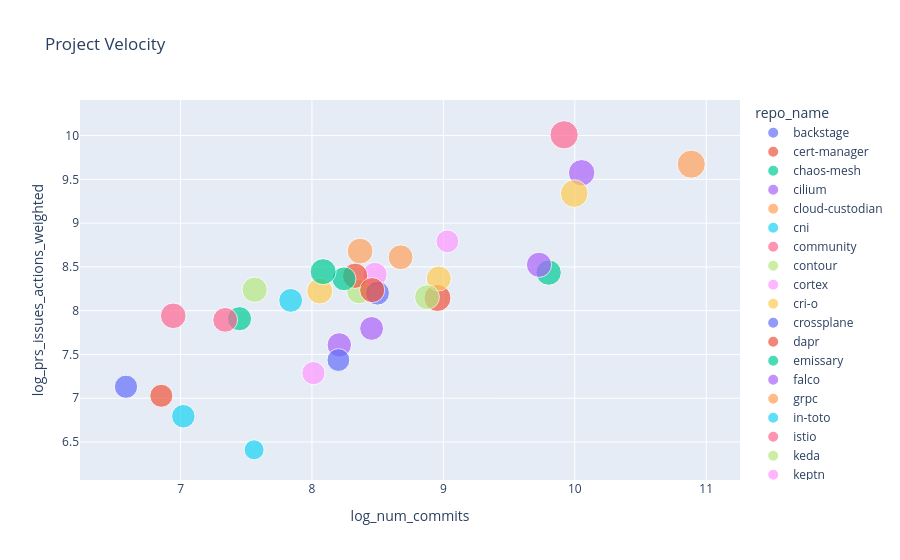

The code cell stored with this chart in its notebook:
### Code cell
fig.show()

### Figure 1 — Plotly figure (JSON) as saved in the notebook; plotly's stock layout.template omitted (floating-point values rounded to 4 significant figures)
{"data": [{"customdata": [["backstage"]], "hovertemplate": "repo_name=%{customdata[0]}<br>log_num_commits=%{x}<br>log_prs_issues_actions_weighted=%{y}<br>log_num_contrib=%{marker.size}<extra></extra>", "legendgroup": "backstage", "marker": {"color": "#636efa", "size": [7.433], "sizemode": "area", "sizeref": 0.02156, "symbol": "circle"}, "mode": "markers", "name": "backstage", "orientation": "v", "showlegend": true, "type": "scatter", "x": [10.61], "xaxis": "x", "y": [null], "yaxis": "y"}, {"customdata": [["cert-manager"]], "hovertemplate": "repo_name=%{customdata[0]}<br>log_num_commits=%{x}<br>log_prs_issues_actions_weighted=%{y}<br>log_num_contrib=%{marker.size}<extra></extra>", "legendgroup": "cert-manager", "marker": {"color": "#EF553B", "size": [7.87], "sizemode": "area", "sizeref": 0.02156, "symbol": "circle"}, "mode": "markers", "name": "cert-manager", "orientation": "v", "showlegend": true, "type": "scatter", "x": [8.955], "xaxis": "x", "y": [8.145], "yaxis": "y"}, {"customdata": [["chaos-mesh"]], "hovertemplate": "repo_name=%{customdata[0]}<br>log_num_commits=%{x}<br>log_prs_issues_actions_weighted=%{y}<br>log_num_contrib=%{marker.size}<extra></extra>", "legendgroup": "chaos-mesh", "marker": {"color": "#00cc96", "size": [6.332], "sizemode": "area", "sizeref": 0.02156, "symbol": "circle"}, "mode": "markers", "name": "chaos-mesh", "orientation": "v", "showlegend": true, "type": "scatter", "x": [7.448], "xaxis": "x", "y": [7.908], "yaxis": "y"}, {"customdata": [["cilium"]], "hovertemplate": "repo_name=%{customdata[0]}<br>log_num_commits=%{x}<br>log_prs_issues_actions_weighted=%{y}<br>log_num_contrib=%{marker.size}<extra></extra>", "legendgroup": "cilium", "marker": {"color": "#ab63fa", "size": [7.542], "sizemode": "area", "sizeref": 0.02156, "symbol": "circle"}, "mode": "markers", "name": "cilium", "orientation": "v", "showlegend": true, "type": "scatter", "x": [10.05], "xaxis": "x", "y": [9.575], "yaxis": "y"}, {"customdata": [["cloud-custodian"]], "hovertemplate": "repo_name=%{customdata[0]}<br>log_num_commits=%{x}<br>log_prs_issues_actions_weighted=%{y}<br>log_num_contrib=%{marker.size}<extra></extra>", "legendgroup": "cloud-custodian", "marker": {"color": "#FFA15A", "size": [7.197], "sizemode": "area", "sizeref": 0.02156, "symbol": "circle"}, "mode": "markers", "name": "cloud-custodian", "orientation": "v", "showlegend": true, "type": "scatter", "x": [8.366], "xaxis": "x", "y": [8.68], "yaxis": "y"}, {"customdata": [["cni"]], "hovertemplate": "repo_name=%{customdata[0]}<br>log_num_commits=%{x}<br>log_prs_issues_actions_weighted=%{y}<br>log_num_contrib=%{marker.size}<extra></extra>", "legendgroup": "cni", "marker": {"color": "#19d3f3", "size": [5.974], "sizemode": "area", "sizeref": 0.02156, "symbol": "circle"}, "mode": "markers", "name": "cni", "orientation": "v", "showlegend": true, "type": "scatter", "x": [7.021], "xaxis": "x", "y": [6.794], "yaxis": "y"}, {"customdata": [["community"]], "hovertemplate": "repo_name=%{customdata[0]}<br>log_num_commits=%{x}<br>log_prs_issues_actions_weighted=%{y}<br>log_num_contrib=%{marker.size}<extra></extra>", "legendgroup": "community", "marker": {"color": "#FF6692", "size": [6.639], "sizemode": "area", "sizeref": 0.02156, "symbol": "circle"}, "mode": "markers", "name": "community", "orientation": "v", "showlegend": true, "type": "scatter", "x": [7.34], "xaxis": "x", "y": [7.895], "yaxis": "y"}, {"customdata": [["contour"]], "hovertemplate": "repo_name=%{customdata[0]}<br>log_num_commits=%{x}<br>log_prs_issues_actions_weighted=%{y}<br>log_num_contrib=%{marker.size}<extra></extra>", "legendgroup": "contour", "marker": {"color": "#B6E880", "size": [6.463], "sizemode": "area", "sizeref": 0.02156, "symbol": "circle"}, "mode": "markers", "name": "contour", "orientation": "v", "showlegend": true, "type": "scatter", "x": [8.357], "xaxis": "x", "y": [8.218], "yaxis": "y"}, {"customdata": [["cortex"]], "hovertemplate": "repo_name=%{customdata[0]}<br>log_num_commits=%{x}<br>log_prs_issues_actions_weighted=%{y}<br>log_num_contrib=%{marker.size}<extra></extra>", "legendgroup": "cortex", "marker": {"color": "#FF97FF", "size": [6.483], "sizemode": "area", "sizeref": 0.02156, "symbol": "circle"}, "mode": "markers", "name": "cortex", "orientation": "v", "showlegend": true, "type": "scatter", "x": [8.478], "xaxis": "x", "y": [8.412], "yaxis": "y"}, {"customdata": [["cri-o"]], "hovertemplate": "repo_name=%{customdata[0]}<br>log_num_commits=%{x}<br>log_prs_issues_actions_weighted=%{y}<br>log_num_contrib=%{marker.size}<extra></extra>", "legendgroup": "cri-o", "marker": {"color": "#FECB52", "size": [6.726], "sizemode": "area", "sizeref": 0.02156, "symbol": "circle"}, "mode": "markers", "name": "cri-o", "orientation": "v", "showlegend": true, "type": "scatter", "x": [8.965], "xaxis": "x", "y": [8.367], "yaxis": "y"}, {"customdata": [["crossplane"]], "hovertemplate": "repo_name=%{customdata[0]}<br>log_num_commits=%{x}<br>log_prs_issues_actions_weighted=%{y}<br>log_num_contrib=%{marker.size}<extra></extra>", "legendgroup": "crossplane", "marker": {"color": "#636efa", "size": [6.254], "sizemode": "area", "sizeref": 0.02156, "symbol": "circle"}, "mode": "markers", "name": "crossplane", "orientation": "v", "showlegend": true, "type": "scatter", "x": [8.498], "xaxis": "x", "y": [8.201], "yaxis": "y"}, {"customdata": [["dapr"]], "hovertemplate": "repo_name=%{customdata[0]}<br>log_num_commits=%{x}<br>log_prs_issues_actions_weighted=%{y}<br>log_num_contrib=%{marker.size}<extra></extra>", "legendgroup": "dapr", "marker": {"color": "#EF553B", "size": [6.921], "sizemode": "area", "sizeref": 0.02156, "symbol": "circle"}, "mode": "markers", "name": "dapr", "orientation": "v", "showlegend": true, "type": "scatter", "x": [8.328], "xaxis": "x", "y": [8.398], "yaxis": "y"}, {"customdata": [["emissary"]], "hovertemplate": "repo_name=%{customdata[0]}<br>log_num_commits=%{x}<br>log_prs_issues_actions_weighted=%{y}<br>log_num_contrib=%{marker.size}<extra></extra>", "legendgroup": "emissary", "marker": {"color": "#00cc96", "size": [6.951], "sizemode": "area", "sizeref": 0.02156, "symbol": "circle"}, "mode": "markers", "name": "emissary", "orientation": "v", "showlegend": true, "type": "scatter", "x": [9.801], "xaxis": "x", "y": [8.435], "yaxis": "y"}, {"customdata": [["falco"]], "hovertemplate": "repo_name=%{customdata[0]}<br>log_num_commits=%{x}<br>log_prs_issues_actions_weighted=%{y}<br>log_num_contrib=%{marker.size}<extra></extra>", "legendgroup": "falco", "marker": {"color": "#ab63fa", "size": [6.452], "sizemode": "area", "sizeref": 0.02156, "symbol": "circle"}, "mode": "markers", "name": "falco", "orientation": "v", "showlegend": true, "type": "scatter", "x": [8.208], "xaxis": "x", "y": [7.609], "yaxis": "y"}, {"customdata": [["grpc"]], "hovertemplate": "repo_name=%{customdata[0]}<br>log_num_commits=%{x}<br>log_prs_issues_actions_weighted=%{y}<br>log_num_contrib=%{marker.size}<extra></extra>", "legendgroup": "grpc", "marker": {"color": "#FFA15A", "size": [8.561], "sizemode": "area", "sizeref": 0.02156, "symbol": "circle"}, "mode": "markers", "name": "grpc", "orientation": "v", "showlegend": true, "type": "scatter", "x": [10.89], "xaxis": "x", "y": [9.673], "yaxis": "y"}, {"customdata": [["in-toto"]], "hovertemplate": "repo_name=%{customdata[0]}<br>log_num_commits=%{x}<br>log_prs_issues_actions_weighted=%{y}<br>log_num_contrib=%{marker.size}<extra></extra>", "legendgroup": "in-toto", "marker": {"color": "#19d3f3", "size": [4.331], "sizemode": "area", "sizeref": 0.02156, "symbol": "circle"}, "mode": "markers", "name": "in-toto", "orientation": "v", "showlegend": true, "type": "scatter", "x": [7.56], "xaxis": "x", "y": [6.411], "yaxis": "y"}, {"customdata": [["istio"]], "hovertemplate": "repo_name=%{customdata[0]}<br>log_num_commits=%{x}<br>log_prs_issues_actions_weighted=%{y}<br>log_num_contrib=%{marker.size}<extra></extra>", "legendgroup": "istio", "marker": {"color": "#FF6692", "size": [8.624], "sizemode": "area", "sizeref": 0.02156, "symbol": "circle"}, "mode": "markers", "name": "istio", "orientation": "v", "showlegend": true, "type": "scatter", "x": [9.919], "xaxis": "x", "y": [10.01], "yaxis": "y"}, {"customdata": [["keda"]], "hovertemplate": "repo_name=%{customdata[0]}<br>log_num_commits=%{x}<br>log_prs_issues_actions_weighted=%{y}<br>log_num_contrib=%{marker.size}<extra></extra>", "legendgroup": "keda", "marker": {"color": "#B6E880", "size": [6.912], "sizemode": "area", "sizeref": 0.02156, "symbol": "circle"}, "mode": "markers", "name": "keda", "orientation": "v", "showlegend": true, "type": "scatter", "x": [7.564], "xaxis": "x", "y": [8.239], "yaxis": "y"}, {"customdata": [["keptn"]], "hovertemplate": "repo_name=%{customdata[0]}<br>log_num_commits=%{x}<br>log_prs_issues_actions_weighted=%{y}<br>log_num_contrib=%{marker.size}<extra></extra>", "legendgroup": "keptn", "marker": {"color": "#FF97FF", "size": [5.609], "sizemode": "area", "sizeref": 0.02156, "symbol": "circle"}, "mode": "markers", "name": "keptn", "orientation": "v", "showlegend": true, "type": "scatter", "x": [9.03], "xaxis": "x", "y": [8.791], "yaxis": "y"}, {"customdata": [["keycloak"]], "hovertemplate": "repo_name=%{customdata[0]}<br>log_num_commits=%{x}<br>log_prs_issues_actions_weighted=%{y}<br>log_num_contrib=%{marker.size}<extra></extra>", "legendgroup": "keycloak", "marker": {"color": "#FECB52", "size": [8.299], "sizemode": "area", "sizeref": 0.02156, "symbol": "circle"}, "mode": "markers", "name": "keycloak", "orientation": "v", "showlegend": true, "type": "scatter", "x": [9.995], "xaxis": "x", "y": [9.337], "yaxis": "y"}, {"customdata": [["kruise"]], "hovertemplate": "repo_name=%{customdata[0]}<br>log_num_commits=%{x}<br>log_prs_issues_actions_weighted=%{y}<br>log_num_contrib=%{marker.size}<extra></extra>", "legendgroup": "kruise", "marker": {"color": "#636efa", "size": [5.832], "sizemode": "area", "sizeref": 0.02156, "symbol": "circle"}, "mode": "markers", "name": "kruise", "orientation": "v", "showlegend": true, "type": "scatter", "x": [6.585], "xaxis": "x", "y": [7.131], "yaxis": "y"}, {"customdata": [["kubeedge"]], "hovertemplate": "repo_name=%{customdata[0]}<br>log_num_commits=%{x}<br>log_prs_issues_actions_weighted=%{y}<br>log_num_contrib=%{marker.size}<extra></extra>", "legendgroup": "kubeedge", "marker": {"color": "#EF553B", "size": [6.813], "sizemode": "area", "sizeref": 0.02156, "symbol": "circle"}, "mode": "markers", "name": "kubeedge", "orientation": "v", "showlegend": true, "type": "scatter", "x": [8.458], "xaxis": "x", "y": [8.235], "yaxis": "y"}, {"customdata": [["kubevela"]], "hovertemplate": "repo_name=%{customdata[0]}<br>log_num_commits=%{x}<br>log_prs_issues_actions_weighted=%{y}<br>log_num_contrib=%{marker.size}<extra></extra>", "legendgroup": "kubevela", "marker": {"color": "#00cc96", "size": [6.19], "sizemode": "area", "sizeref": 0.02156, "symbol": "circle"}, "mode": "markers", "name": "kubevela", "orientation": "v", "showlegend": true, "type": "scatter", "x": [8.244], "xaxis": "x", "y": [8.363], "yaxis": "y"}, {"customdata": [["kubevirt"]], "hovertemplate": "repo_name=%{customdata[0]}<br>log_num_commits=%{x}<br>log_prs_issues_actions_weighted=%{y}<br>log_num_contrib=%{marker.size}<extra></extra>", "legendgroup": "kubevirt", "marker": {"color": "#ab63fa", "size": [6.865], "sizemode": "area", "sizeref": 0.02156, "symbol": "circle"}, "mode": "markers", "name": "kubevirt", "orientation": "v", "showlegend": true, "type": "scatter", "x": [9.728], "xaxis": "x", "y": [8.524], "yaxis": "y"}, {"customdata": [["kyverno"]], "hovertemplate": "repo_name=%{customdata[0]}<br>log_num_commits=%{x}<br>log_prs_issues_actions_weighted=%{y}<br>log_num_contrib=%{marker.size}<extra></extra>", "legendgroup": "kyverno", "marker": {"color": "#FFA15A", "size": [6.693], "sizemode": "area", "sizeref": 0.02156, "symbol": "circle"}, "mode": "markers", "name": "kyverno", "orientation": "v", "showlegend": true, "type": "scatter", "x": [8.674], "xaxis": "x", "y": [8.61], "yaxis": "y"}, {"customdata": [["litmus"]], "hovertemplate": "repo_name=%{customdata[0]}<br>log_num_commits=%{x}<br>log_prs_issues_actions_weighted=%{y}<br>log_num_contrib=%{marker.size}<extra></extra>", "legendgroup": "litmus", "marker": {"color": "#19d3f3", "size": [6.163], "sizemode": "area", "sizeref": 0.02156, "symbol": "circle"}, "mode": "markers", "name": "litmus", "orientation": "v", "showlegend": true, "type": "scatter", "x": [7.838], "xaxis": "x", "y": [8.117], "yaxis": "y"}, {"customdata": [["longhorn"]], "hovertemplate": "repo_name=%{customdata[0]}<br>log_num_commits=%{x}<br>log_prs_issues_actions_weighted=%{y}<br>log_num_contrib=%{marker.size}<extra></extra>", "legendgroup": "longhorn", "marker": {"color": "#FF6692", "size": [7.093], "sizemode": "area", "sizeref": 0.02156, "symbol": "circle"}, "mode": "markers", "name": "longhorn", "orientation": "v", "showlegend": true, "type": "scatter", "x": [6.944], "xaxis": "x", "y": [7.941], "yaxis": "y"}, {"customdata": [["nats-server"]], "hovertemplate": "repo_name=%{customdata[0]}<br>log_num_commits=%{x}<br>log_prs_issues_actions_weighted=%{y}<br>log_num_contrib=%{marker.size}<extra></extra>", "legendgroup": "nats-server", "marker": {"color": "#B6E880", "size": [6.683], "sizemode": "area", "sizeref": 0.02156, "symbol": "circle"}, "mode": "markers", "name": "nats-server", "orientation": "v", "showlegend": true, "type": "scatter", "x": [8.875], "xaxis": "x", "y": [8.155], "yaxis": "y"}, {"customdata": [["notary"]], "hovertemplate": "repo_name=%{customdata[0]}<br>log_num_commits=%{x}<br>log_prs_issues_actions_weighted=%{y}<br>log_num_contrib=%{marker.size}<extra></extra>", "legendgroup": "notary", "marker": {"color": "#FF97FF", "size": [5.844], "sizemode": "area", "sizeref": 0.02156, "symbol": "circle"}, "mode": "markers", "name": "notary", "orientation": "v", "showlegend": true, "type": "scatter", "x": [8.011], "xaxis": "x", "y": [7.287], "yaxis": "y"}, {"customdata": [["operator-sdk"]], "hovertemplate": "repo_name=%{customdata[0]}<br>log_num_commits=%{x}<br>log_prs_issues_actions_weighted=%{y}<br>log_num_contrib=%{marker.size}<extra></extra>", "legendgroup": "operator-sdk", "marker": {"color": "#FECB52", "size": [7.249], "sizemode": "area", "sizeref": 0.02156, "symbol": "circle"}, "mode": "markers", "name": "operator-sdk", "orientation": "v", "showlegend": true, "type": "scatter", "x": [8.059], "xaxis": "x", "y": [8.223], "yaxis": "y"}, {"customdata": [["pack"]], "hovertemplate": "repo_name=%{customdata[0]}<br>log_num_commits=%{x}<br>log_prs_issues_actions_weighted=%{y}<br>log_num_contrib=%{marker.size}<extra></extra>", "legendgroup": "pack", "marker": {"color": "#636efa", "size": [5.642], "sizemode": "area", "sizeref": 0.02156, "symbol": "circle"}, "mode": "markers", "name": "pack", "orientation": "v", "showlegend": true, "type": "scatter", "x": [8.201], "xaxis": "x", "y": [7.436], "yaxis": "y"}, {"customdata": [["spec"]], "hovertemplate": "repo_name=%{customdata[0]}<br>log_num_commits=%{x}<br>log_prs_issues_actions_weighted=%{y}<br>log_num_contrib=%{marker.size}<extra></extra>", "legendgroup": "spec", "marker": {"color": "#EF553B", "size": [5.743], "sizemode": "area", "sizeref": 0.02156, "symbol": "circle"}, "mode": "markers", "name": "spec", "orientation": "v", "showlegend": true, "type": "scatter", "x": [6.853], "xaxis": "x", "y": [7.027], "yaxis": "y"}, {"customdata": [["thanos"]], "hovertemplate": "repo_name=%{customdata[0]}<br>log_num_commits=%{x}<br>log_prs_issues_actions_weighted=%{y}<br>log_num_contrib=%{marker.size}<extra></extra>", "legendgroup": "thanos", "marker": {"color": "#00cc96", "size": [7.321], "sizemode": "area", "sizeref": 0.02156, "symbol": "circle"}, "mode": "markers", "name": "thanos", "orientation": "v", "showlegend": true, "type": "scatter", "x": [8.085], "xaxis": "x", "y": [8.445], "yaxis": "y"}, {"customdata": [["volcano"]], "hovertemplate": "repo_name=%{customdata[0]}<br>log_num_commits=%{x}<br>log_prs_issues_actions_weighted=%{y}<br>log_num_contrib=%{marker.size}<extra></extra>", "legendgroup": "volcano", "marker": {"color": "#ab63fa", "size": [6.153], "sizemode": "area", "sizeref": 0.02156, "symbol": "circle"}, "mode": "markers", "name": "volcano", "orientation": "v", "showlegend": true, "type": "scatter", "x": [8.454], "xaxis": "x", "y": [7.797], "yaxis": "y"}], "layout": {"autosize": true, "legend": {"itemsizing": "constant", "title": {"text": "repo_name"}, "tracegroupgap": 0}, "title": {"text": "Project Velocity"}, "xaxis": {"anchor": "y", "autorange": true, "domain": [0, 1], "range": [6.275, 11.21], "title": {"text": "log_num_commits"}, "type": "linear"}, "yaxis": {"anchor": "x", "autorange": true, "domain": [0, 1], "range": [5.872, 10.67], "title": {"text": "log_prs_issues_actions_weighted"}}}}
